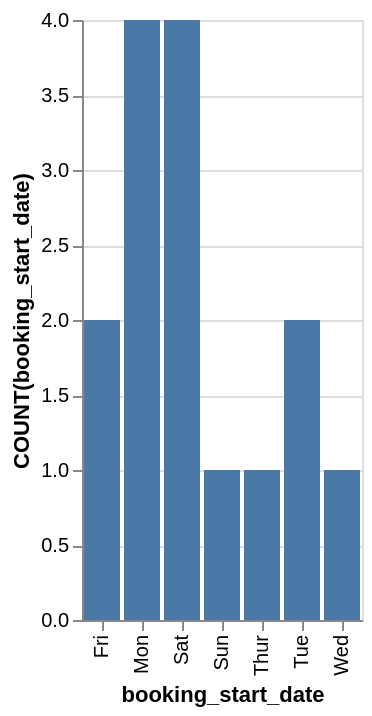

Vega-Lite specification for this chart:
### Vega-Lite specification from a JSON file in a GitHub repository (floating-point values rounded to 4 significant figures)
{"data": {"values": [{"x_data": "Mon", "y_data": 4}, {"x_data": "Tue", "y_data": 2}, {"x_data": "Wed", "y_data": 1}, {"x_data": "Thur", "y_data": 1}, {"x_data": "Fri", "y_data": 2}, {"x_data": "Sat", "y_data": 4}, {"x_data": "Sun", "y_data": 1}]}, "mark": "bar", "encoding": {"x": {"field": "x_data", "type": "nominal", "title": "booking_start_date", "sort": "ascending"}, "y": {"field": "y_data", "type": "quantitative", "title": "COUNT(booking_start_date)"}}}
